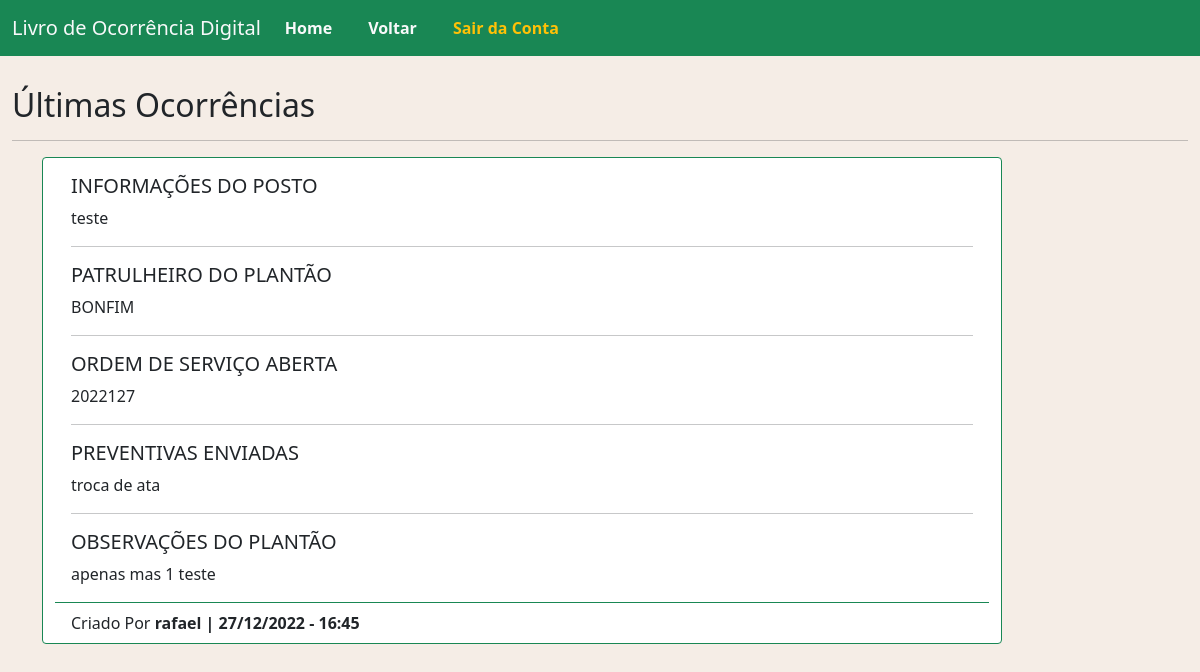
Before: /screens/lider/exibir_ocorrencias.php (signed in) with the older database file.
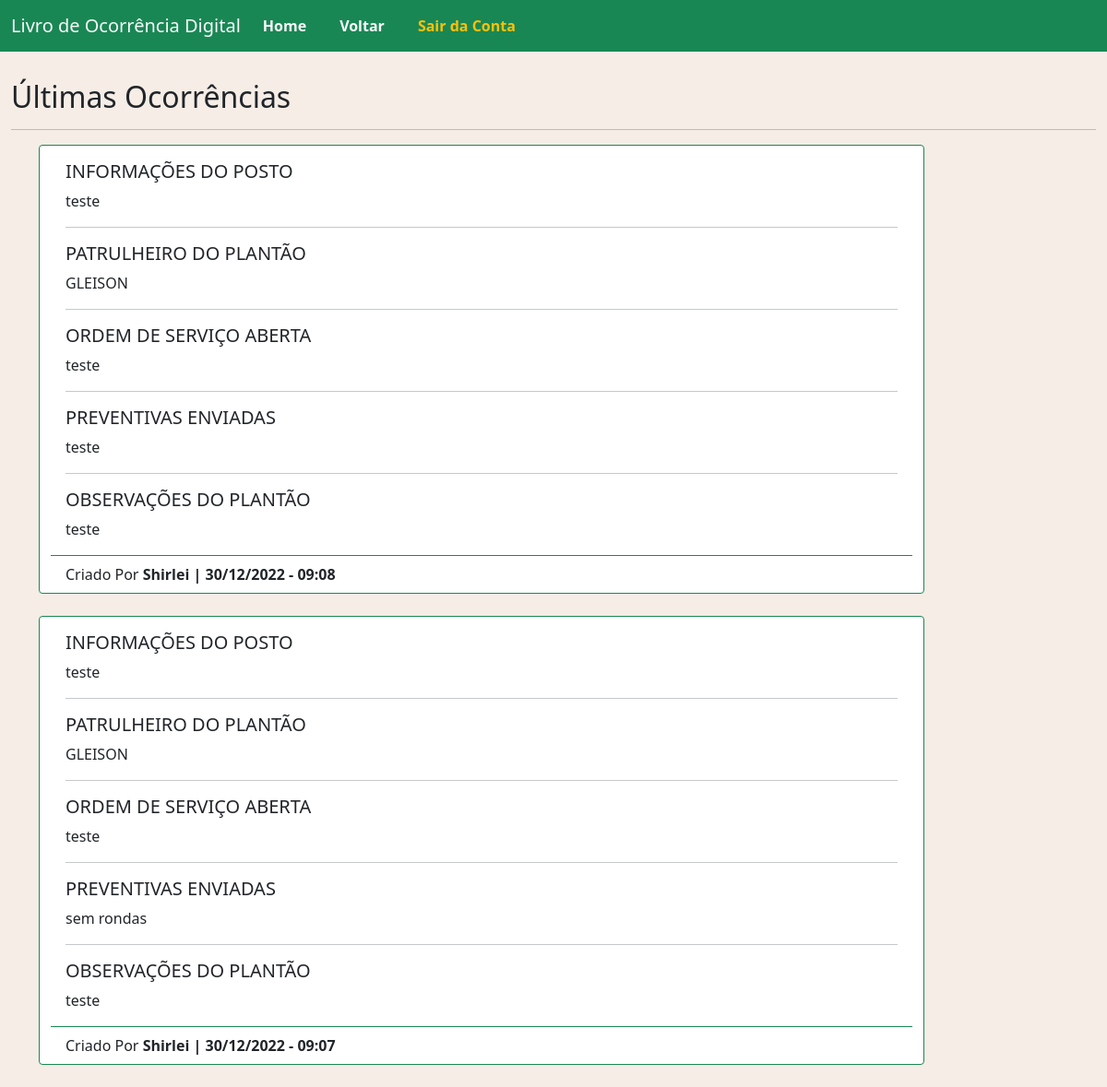
After: the same page with the newer database file.
### tables this page shows
CREATE TABLE IF NOT EXISTS `ocorrencia` (
  `ID` int(10) unsigned NOT NULL AUTO_INCREMENT,
  `INFO_POSTO` text NOT NULL,
  `ID_PATRULHEIRO` int(11) NOT NULL,
  `OS_ABERTA` varchar(500) NOT NULL,
  `PREVENTIVAS_ENVIADAS` varchar(100) NOT NULL,
  `OBS_PLANTONISTA` text NOT NULL,
  `TIPO` tinyint(4) NOT NULL DEFAULT 0 COMMENT '0 - monitoramento | 1 - portaria',
  `IDUSER` int(11) unsigned NOT NULL,
  `DATA` datetime DEFAULT current_timestamp(),
  PRIMARY KEY (`ID`),
  KEY `FK_ocorrencia_patrulheiro` (`ID_PATRULHEIRO`),
  KEY `FK_ocorrencia_usuario` (`IDUSER`),
  CONSTRAINT `FK_ocorrencia_patrulheiro` FOREIGN KEY (`ID_PATRULHEIRO`) REFERENCES `patrulheiro` (`ID`),
  CONSTRAINT `FK_ocorrencia_usuario` FOREIGN KEY (`IDUSER`) REFERENCES `usuario` (`ID`) ON DELETE NO ACTION ON UPDATE NO ACTION
);

CREATE TABLE IF NOT EXISTS `patrulheiro` (
  `ID` int(11) NOT NULL AUTO_INCREMENT,
  `NOME` varchar(50) NOT NULL,
  PRIMARY KEY (`ID`)
);

CREATE TABLE IF NOT EXISTS `usuario` (
  `ID` int(10) unsigned NOT NULL AUTO_INCREMENT,
  `NOME` varchar(150) NOT NULL,
  `EMAIL` varchar(150) NOT NULL,
  `SENHA` varchar(150) NOT NULL,
  `TIPO` tinyint(4) NOT NULL COMMENT '1 - Lider | 2 - monitoramento',
  PRIMARY KEY (`ID`)
);

### screens/lider/exibir_ocorrencias.php (the view, shortened to what this page needs)
<?php
  require_once('../../conexao.php');
  $stmt = $conn->prepare(
    "SELECT
      O.ID, O.INFO_POSTO, P.NOME AS PATRULHEIRO, O.OS_ABERTA,
      O.PREVENTIVAS_ENVIADAS, O.OBS_PLANTONISTA, O.`DATA`, U.NOME AS USUARIO
    FROM ocorrencia O
    LEFT JOIN patrulheiro P ON P.ID=O.ID_PATRULHEIRO
    LEFT JOIN usuario U ON U.ID=O.IDUSER
    WHERE O.TIPO = 1
    ORDER BY data DESC"
  );
  $stmt->execute();
  $ocorrencias = $stmt->fetchAll();
?>
<!DOCTYPE html>
<html lang="pt">
  <head>
    <link href="https://cdn.jsdelivr.net/npm/bootstrap@5.0.2/dist/css/bootstrap.min.css" rel="stylesheet">
    <link rel="stylesheet" href="../../styles/index.css">
  </head>
  <body>
  <nav class="navbar navbar-expand-lg navbar-light bg-success">
        <div class="container-fluid ">
            <a class="navbar-brand text-light" href="home.php">Livro de Ocorrência Digital</a>
            <div class="collapse navbar-collapse" id="navbarScroll">
              <ul class="navbar-nav me-auto my-2 my-lg-0 navbar-nav-scroll" style="--bs-scroll-height: 100px;">
                  <li class="nav-item">
                    <a class="nav-link text-light active" aria-current="page" href="home.php">Home</a>
                  </li>
                  <li class="nav-item">
                    <a class="nav-link text-light" href="home.php">Voltar</a>
                  </li>
                  <li class="nav-item sair">
                    <a href="../../func/logoff.php" class="nav-link text-warning">Sair da Conta</a>
                  </li>
              </ul>
            </div>
        </div>
    </nav>
    <section class="container-fluid">
      <h2 style="margin-top: 30px;">Últimas Ocorrências</h2>
      <hr>
      <?php foreach ($ocorrencias as $ocorrencia){ ?>
        <div class="row card-noticias">
          <div class="card border-success" style="max-width: 60rem;">
              <div class="card-body text-black">
                <h5>INFORMAÇÕES DO POSTO</h5>
                <p class="card-text"><?= $ocorrencia['INFO_POSTO'] ?></p>
                <hr>
                <h5>PATRULHEIRO DO PLANTÃO</h5>
                <p class="card-text"><?= $ocorrencia['PATRULHEIRO'] ?></p>
                <hr>
                <h5>ORDEM DE SERVIÇO ABERTA</h5>
                <p class="card-text"><?= $ocorrencia['OS_ABERTA'] ?></p>
                <hr>
                <h5>PREVENTIVAS ENVIADAS</h5>
                <p class="card-text"><?= $ocorrencia['PREVENTIVAS_ENVIADAS'] ?></p>
                <hr>
                <h5>OBSERVAÇÕES DO PLANTÃO</h5>
                <p class="card-text"><?= $ocorrencia['OBS_PLANTONISTA'] ?></p>
              </div>
              <div class="card-footer bg-transparent border-success"> Criado Por <b> <?= $ocorrencia['USUARIO'] ?> | <?=date('d/m/Y - H:i', strtotime($ocorrencia['DATA']));?> </b></div>
          </div>
        </div>
      <br>
      <?php } ?>
    </section>
  </body>
</html>

### styles/index.css (style rules this page uses)
body { background-color: rgb(245, 237, 230); }
.nav-link { margin-right: 20px; font-weight: bold; }
.card-noticias { margin-left: 30px; }

Changed rows visible on the page:
removed ocorrencia: INFO_POSTO "teste", ID_PATRULHEIRO.NOME "BONFIM", OS_ABERTA "2022127", PREVENTIVAS_ENVIADAS "troca de ata", OBS_PLANTONISTA "apenas mas 1 teste", IDUSER.NOME "rafael", DATA "27/12/2022 - 16:45"
added ocorrencia: INFO_POSTO "teste", ID_PATRULHEIRO.NOME "GLEISON", OS_ABERTA "teste", PREVENTIVAS_ENVIADAS "teste", OBS_PLANTONISTA "teste", IDUSER.NOME "Shirlei", DATA "30/12/2022 - 09:08"
added ocorrencia: INFO_POSTO "teste", ID_PATRULHEIRO.NOME "GLEISON", OS_ABERTA "teste", PREVENTIVAS_ENVIADAS "sem rondas", OBS_PLANTONISTA "teste", IDUSER.NOME "Shirlei", DATA "30/12/2022 - 09:07"
